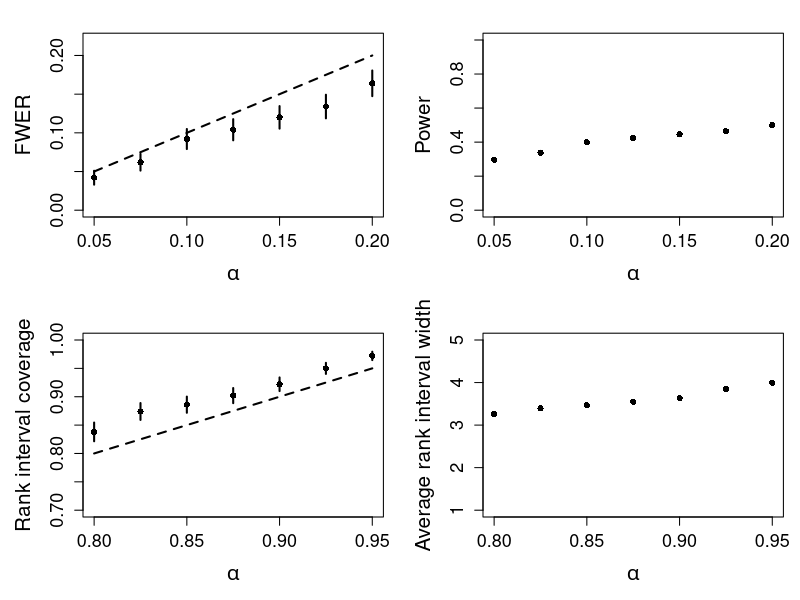
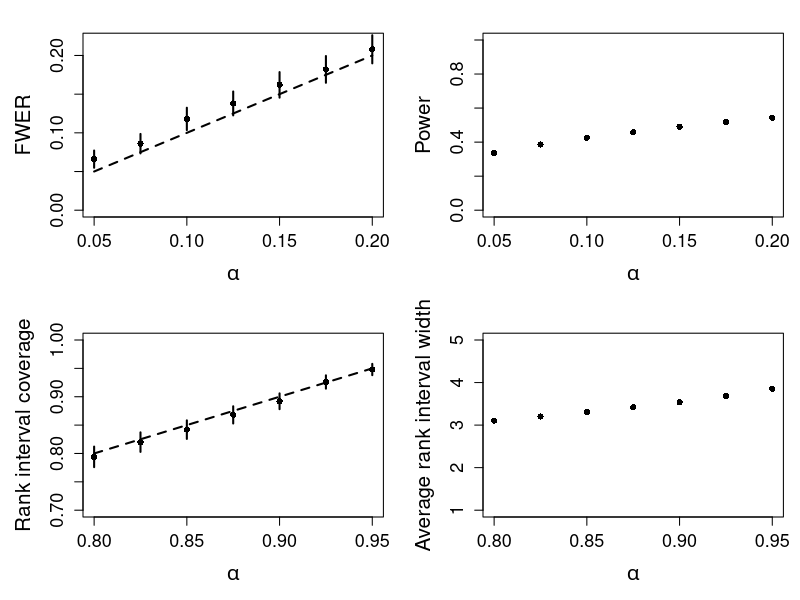

Reproduce these figures in R, in order.
library(MASS)
library(randomForest)

#Bonferroni based method

p_X <- 20
sd_X <- 3
sd_Y <- 1
n_train <- 500

set.seed(12)
beta_1 <- runif(p_X)
beta_2 <- runif(p_X)
mu_X <- runif(p_X)

X_train <- mvrnorm(n_train, mu=mu_X, Sigma=sd_X*diag(p_X))
Y_train <- sapply(1:n_train, function(i) rnorm(1, mean=sum(beta_1*X_train[i,])+2*sin(sum(beta_2*X_train[i,])), sd=sd_Y*sqrt(sum(X_train[i,]^2))/p_X))
rf <- randomForest(X_train, Y_train)

n <- 1000
m <- 5
tn <- 500

alpha_set <- seq(0.05, 0.2, 0.025)
fd <- matrix(0, nrow=tn, ncol=length(alpha_set))
tp <- matrix(0, nrow=tn, ncol=length(alpha_set))
coverage <- matrix(0, nrow=tn, ncol=length(alpha_set))
width <- matrix(0, nrow=tn, ncol=length(alpha_set))

pb <- txtProgressBar(min=0, max=tn, style=3)

for(k in 1:tn) {
  X <- mvrnorm(n, mu=mu_X, Sigma=sd_X*diag(p_X))
  Y <- sapply(1:n, function(i) rnorm(1, mean=sum(beta_1*X[i,])+2*sin(sum(beta_2*X[i,])), sd=sd_Y*sqrt(sum(X[i,]^2))/p_X))
  muhat <- predict(rf, X)
  
  X_test <- mvrnorm(m, mu=mu_X, Sigma=sd_X*diag(p_X))
  Y_test <- sapply(1:m, function(i) rnorm(1, mean=sum(beta_1*X_test[i,])+2*sin(sum(beta_2*X_test[i,])), sd=sd_Y*sqrt(sum(X_test[i,]^2))/p_X))
  muhat_test <- predict(rf, X_test)
  
  n_1 <- floor(n/2)
  cal_abs_diff <- abs(muhat[1:n_1]-muhat[(n_1+1):(2*n_1)])
  cal_Y_null <- ((muhat[1:n_1]-muhat[(n_1+1):(2*n_1)])*(Y[1:n_1]-Y[(n_1+1):(2*n_1)]) <= 0)
  
  test_pairs <- t(combn(m, 2))
  test_abs_diff <- apply(test_pairs, 1, function(a) abs(muhat_test[a[1]]-muhat_test[a[2]]))
  test_null <- apply(test_pairs, 1, function(a) (muhat_test[a[1]]-muhat_test[a[2]])*(Y_test[a[1]]-Y_test[a[2]]) <= 0)
  test_non_null <- 1-test_null
  
  p_val <- sapply(test_abs_diff, function(v) (sum((v < cal_abs_diff)*cal_Y_null)+1)/(n_1+1))
  
  I_hat <- rank(muhat_test, ties.method="random")
  true_rank <- rank(Y_test[order(muhat_test)])
  
  for(j in seq_along(alpha_set)) {
    alpha <- alpha_set[j]
    rej_pairs <- p_val <= (2*alpha/(m*(m-1)))
    fd[k,j] <- sum(rej_pairs*test_null) > 0
    tp[k,j] <- sum(rej_pairs*test_non_null)/max(sum(test_non_null), 1)
    
    rank_interval <- cbind(rep(1, m), rep(m, m))
    rej_pairs_ind <- test_pairs[rej_pairs, , drop=FALSE]
    
    if(nrow(rej_pairs_ind) > 0) {
      rej_pairs_ind_ordered <- t(apply(rej_pairs_ind, 1, function(v) sort(I_hat[v])))
      for(t in 1:m) {
        lower_t <- sum(rej_pairs_ind_ordered[,2] == t)+1
        upper_t <- m-sum(rej_pairs_ind_ordered[,1] == t)
        rank_interval[t,] <- c(lower_t, upper_t)
      }
    }
    
    coverage[k,j] <- min((rank_interval[,1] <= true_rank)*(true_rank <= rank_interval[,2]))
    width[k,j] <- mean(rank_interval[,2]-rank_interval[,1]+1)
  }
  
  setTxtProgressBar(pb, k)
}
close(pb)

fwer <- colMeans(fd)
fwer_se <- apply(fd, 2, sd)/sqrt(tn)
power <- colMeans(tp)
power_se <- apply(tp, 2, sd)/sqrt(tn)
coverage_mean <- colMeans(coverage)
coverage_se <- apply(coverage, 2, sd)/sqrt(tn)
width_mean <- colMeans(width)
width_se <- apply(width, 2, sd)/sqrt(tn)

## plot

par(mfrow=c(2,2), cex.lab=1.5, cex.axis=1.3, mar=c(5,5,2,1), mgp=c(3,1,0))

plot(alpha_set, fwer, pch=16, ylim=c(0,0.22), xlab=expression(alpha), ylab="FWER")
arrows(alpha_set, fwer-fwer_se, alpha_set, fwer+fwer_se, length=0, angle=90, code=3, lwd=2)
segments(0.05, 0.05, 0.2, 0.2, lty=2, lwd=2)

plot(alpha_set, power, pch=16, ylim=c(0,1), xlab=expression(alpha), ylab="Power")
arrows(alpha_set, power-power_se, alpha_set, power+power_se, length=0, angle=90, code=3, lwd=2)

plot(1-alpha_set, coverage_mean, pch=16, ylim=c(0.7,1), xlab=expression(alpha), ylab="Rank interval coverage")
arrows(1-alpha_set, coverage_mean-coverage_se, 1-alpha_set, coverage_mean+coverage_se, length=0, angle=90, code=3, lwd=2)
segments(0.8, 0.8, 0.95, 0.95, lty=2, lwd=2)

plot(1-alpha_set, width_mean, pch=16, ylim=c(1,m), xlab=expression(alpha), ylab="Average rank interval width")
arrows(1-alpha_set, width_mean-width_se, 1-alpha_set, width_mean+width_se, length=0, angle=90, code=3, lwd=2)




## partitioning based method

p_X <- 20
sd_X <- 3
sd_Y <- 1
n_train <- 500

set.seed(12)
beta_1 <- runif(p_X)
beta_2 <- runif(p_X)
mu_X <- runif(p_X)

X_train <- mvrnorm(n_train, mu=mu_X, Sigma=sd_X*diag(p_X))
Y_train <- sapply(1:n_train, function(i) rnorm(1, mean=sum(beta_1*X_train[i,])+2*sin(sum(beta_2*X_train[i,])), sd=sd_Y*sqrt(sum(X_train[i,]^2))/p_X))
rf <- randomForest(X_train, Y_train)

n <- 1000
m <- 5
tn <- 500

alpha_set <- seq(0.05, 0.2, 0.025)
fd <- matrix(0, nrow=tn, ncol=length(alpha_set))
tp <- matrix(0, nrow=tn, ncol=length(alpha_set))
coverage <- matrix(0, nrow=tn, ncol=length(alpha_set))
width <- matrix(0, nrow=tn, ncol=length(alpha_set))

pb <- txtProgressBar(min=0, max=tn, style=3)

for(k in 1:tn) {
  X <- mvrnorm(n, mu=mu_X, Sigma=sd_X*diag(p_X))
  Y <- sapply(1:n, function(i) rnorm(1, mean=sum(beta_1*X[i,])+2*sin(sum(beta_2*X[i,])), sd=sd_Y*sqrt(sum(X[i,]^2))/p_X))
  muhat <- predict(rf, X)
  
  X_test <- mvrnorm(m, mu=mu_X, Sigma=sd_X*diag(p_X))
  Y_test <- sapply(1:m, function(i) rnorm(1, mean=sum(beta_1*X_test[i,])+2*sin(sum(beta_2*X_test[i,])), sd=sd_Y*sqrt(sum(X_test[i,]^2))/p_X))
  muhat_test <- predict(rf, X_test)
  
  test_pairs <- t(combn(m, 2))
  test_abs_diff <- apply(test_pairs, 1, function(a) abs(muhat_test[a[1]]-muhat_test[a[2]]))
  test_null <- apply(test_pairs, 1, function(a) (muhat_test[a[1]]-muhat_test[a[2]])*(Y_test[a[1]]-Y_test[a[2]]) <= 0)
  test_non_null <- 1-test_null
  
  I_hat <- rank(muhat_test, ties.method="random")
  true_rank <- rank(Y_test[order(muhat_test)])
  
  num_par <- floor(n/m)
  score <- rep(0, num_par)
  
  for(l in 1:num_par) {
    ind_l <- ((l-1)*m+1):(l*m)
    Y_l <- Y[ind_l]
    muhat_l <- muhat[ind_l]
    score[l] <- max(apply(test_pairs, 1, function(a) abs(muhat_l[a[1]]-muhat_l[a[2]])*((muhat_l[a[1]]-muhat_l[a[2]])*(Y_l[a[1]]-Y_l[a[2]]) <= 0)))
  }
  
  bound <- c(sort(score), Inf)[ceiling((1-alpha_set)*(num_par+1))]
  rej_pairs <- sapply(bound, function(t) test_abs_diff > t)
  fd[k,] <- apply(rej_pairs, 2, function(v) sum(v*test_null) > 0)
  tp[k,] <- apply(rej_pairs, 2, function(v) sum(v*test_non_null)/max(sum(test_non_null), 1))
  
  for(j in seq_along(alpha_set)) {
    rank_interval <- cbind(rep(1, m), rep(m, m))
    rej_pairs_ind <- test_pairs[rej_pairs[,j], , drop=FALSE]
    
    if(nrow(rej_pairs_ind) > 0) {
      rej_pairs_ind_ordered <- t(apply(rej_pairs_ind, 1, function(v) sort(I_hat[v])))
      for(t in 1:m) {
        lower_t <- sum(rej_pairs_ind_ordered[,2] == t)+1
        upper_t <- m-sum(rej_pairs_ind_ordered[,1] == t)
        rank_interval[t,] <- c(lower_t, upper_t)
      }
    }
    
    coverage[k,j] <- min((rank_interval[,1] <= true_rank)*(true_rank <= rank_interval[,2]))
    width[k,j] <- mean(rank_interval[,2]-rank_interval[,1]+1)
  }
  
  setTxtProgressBar(pb, k)
}
close(pb)

fwer <- colMeans(fd)
fwer_se <- apply(fd, 2, sd)/sqrt(tn)
power <- colMeans(tp)
power_se <- apply(tp, 2, sd)/sqrt(tn)

coverage_mean <- colMeans(coverage)
coverage_se <- apply(coverage, 2, sd)/sqrt(tn)
width_mean <- colMeans(width)
width_se <- apply(width, 2, sd)/sqrt(tn)

## plot
par(mfrow=c(2,2), cex.lab=1.5, cex.axis=1.3, mar=c(5,5,2,1), mgp=c(3,1,0))

plot(alpha_set, fwer, pch=16, ylim=c(0,0.22), xlab=expression(alpha), ylab="FWER")
arrows(alpha_set, fwer-fwer_se, alpha_set, fwer+fwer_se, length=0, angle=90, code=3, lwd=2)
segments(0.05, 0.05, 0.2, 0.2, lty=2, lwd=2)

plot(alpha_set, power, pch=16, ylim=c(0,1), xlab=expression(alpha), ylab="Power")
arrows(alpha_set, power-power_se, alpha_set, power+power_se, length=0, angle=90, code=3, lwd=2)

plot(1-alpha_set, coverage_mean, pch=16, ylim=c(0.7,1), xlab=expression(alpha), ylab="Rank interval coverage")
arrows(1-alpha_set, coverage_mean-coverage_se, 1-alpha_set, coverage_mean+coverage_se, length=0, angle=90, code=3, lwd=2)
segments(0.8, 0.8, 0.95, 0.95, lty=2, lwd=2)

plot(1-alpha_set, width_mean, pch=16, ylim=c(1,m), xlab=expression(alpha), ylab="Average rank interval width")
arrows(1-alpha_set, width_mean-width_se, 1-alpha_set, width_mean+width_se, length=0, angle=90, code=3, lwd=2)
